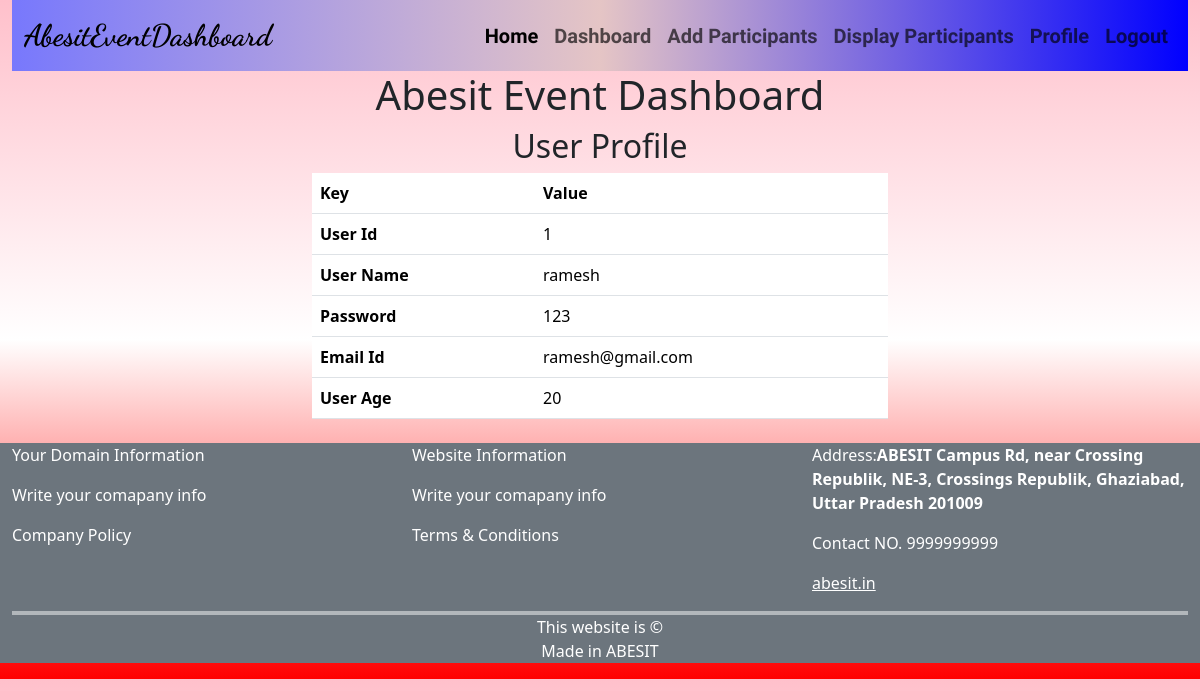
Page /ABESIT_DASHBOARD/Dashboard/Profile.php (signed in) on the committed database.
### tables this page shows
CREATE TABLE `registration` (
  `id` int(3) NOT NULL,
  `username` varchar(30) NOT NULL,
  `password` varchar(30) NOT NULL,
  `email` varchar(30) NOT NULL,
  `age` int(3) NOT NULL
);

### ABESIT_DASHBOARD/Dashboard/Profile.php (the view, shortened to what this page needs)
<!DOCTYPE html>
<html lang="en">
<head>
  <link href="https://cdn.jsdelivr.net/npm/bootstrap@5.3.3/dist/css/bootstrap.min.css" rel="stylesheet">
  <link rel="stylesheet" href="style.css">
</head>
<body style="background-image: linear-gradient(pink, white, red);">
  <?php include 'Dashheader.php';
  ?>
  <div class="container w-50 mb-4">
    <h2 class="text-center">User Profile</h2>
    <table class="table">
      <thead>
        <tr>
          <th scope="col">Key</th>
          <th scope="col">Value</th>
        </tr>
      </thead>
      <tbody>
        <?php
          include('../Connection.php');
          $uname = $_SESSION['username'];
          $sql = "select * from registration where username='$uname'";
          $result = $conn->query($sql);
          while($row = $result->fetch_assoc()){
          $id       = $row['id'];
          $uname     = $row['username'];
          $password  = $row['password'];
          $email   = $row['email'];
          $age   = $row['age'];
          echo '
        <tr>
          <th scope="row">User Id</th>
          <td>'. $id .'</td>
        </tr>
        <tr>
          <th scope="row">User Name</th>
          <td>'. $uname .'</td>
        </tr>
        <tr>
          <th scope="row">Password</th>
          <td>'. $password .'</td>
        </tr>
        <tr>
          <th scope="row">Email Id</th>
          <td>'. $email .'</td>
        </tr>
        <tr>
          <th scope="row">User Age</th>
          <td>'. $age .'</td>
        </tr>
          ';
        }
        ?>
      </tbody>
    </table>
  </div>
  <?php include 'Dashfooter.php'; ?>
</body>
</html>

### rows in the picture
registration: id "1", username "ramesh", password "123", email "ramesh@gmail.com", age "20"
